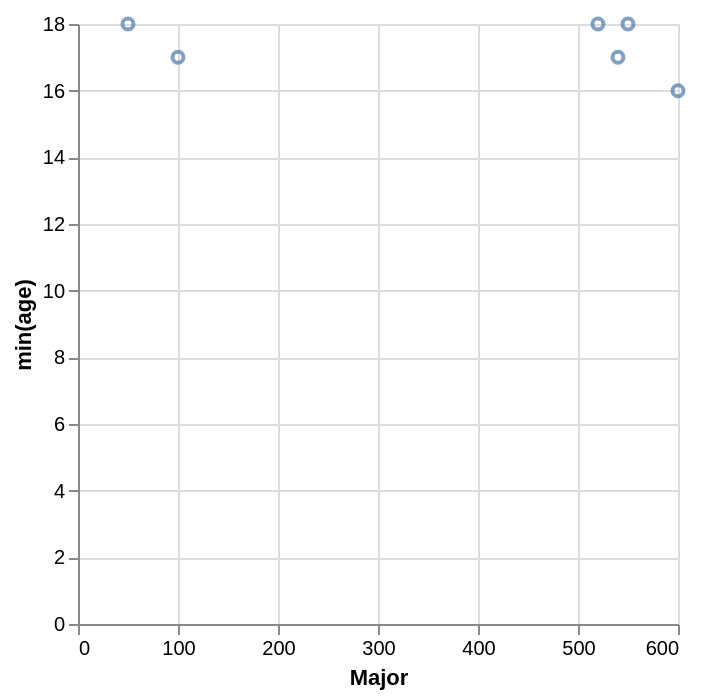

Specify this chart in Vega-Lite:
### Vega-Lite specification from a JSON file in a GitHub repository (floating-point values rounded to 4 significant figures)
{"data": {"values": [{"x_data": 50, "y_data": 18}, {"x_data": 100, "y_data": 17}, {"x_data": 520, "y_data": 18}, {"x_data": 540, "y_data": 17}, {"x_data": 550, "y_data": 18}, {"x_data": 600, "y_data": 16}]}, "mark": "point", "encoding": {"x": {"field": "x_data", "type": "quantitative", "title": "Major"}, "y": {"field": "y_data", "type": "quantitative", "title": "min(age)"}}}
